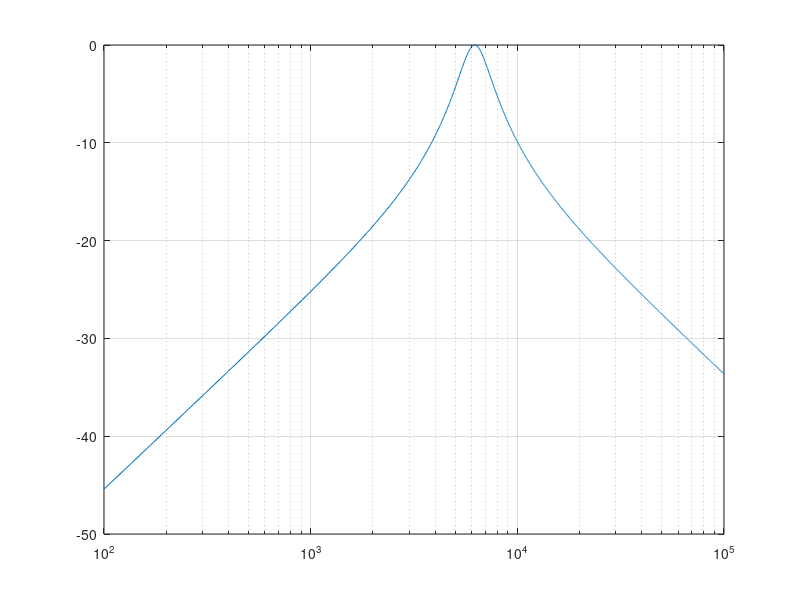
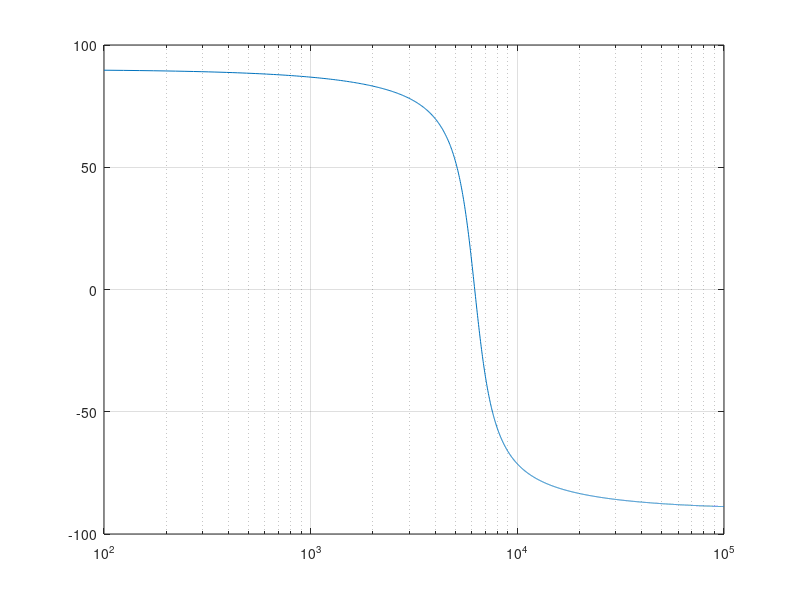

These figures' MATLAB source, in order:
% Second Order Band Pass Filter
f0 = 6220; %Hz
j = sqrt(-1);
Q = 3;
K = 1;

f_start = 100; f_stop = 100000; 
step = (f_stop - f_start)/4096; 
freq = f_start:step:f_stop;

Tf = K.*(((1./Q).*(j.*freq./f0))./((j.*freq./f0).^2.+(1./Q).*(j.*freq./f0)+1))

Ms = 20*log10(abs(Tf));
Ps = (180/pi)*angle(Tf);
semilogx(freq,Ms),grid
figure
semilogx(freq,Ps),grid